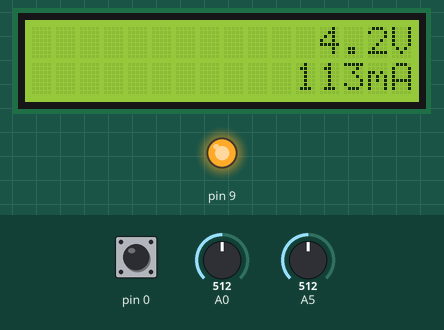
Simulated run of this sketch. Board: Arduino Uno, built with avr-gcc and run on an emulated ATmega328P. Shown: 16×2 character LCD, output pins drawn as LEDs (lit = HIGH). The inputs (shaded band) are chosen by the test bench; at power-on: A0 = 512, pin 0 HIGH, A5 = 512.

Above: at 1.2 s.
1.3 s: A0 set to 22
At 2.1 s:
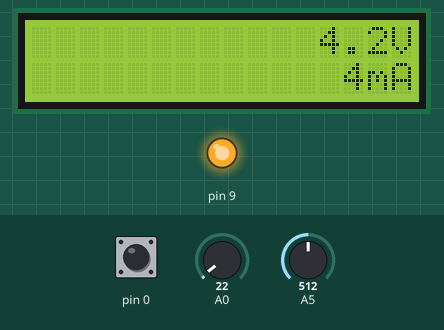
2.8 s: A0 set to 18
At 4.1 s:
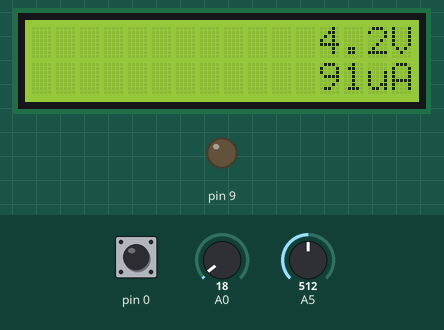
4.4 s: A0 set to 0
At 5.3 s:
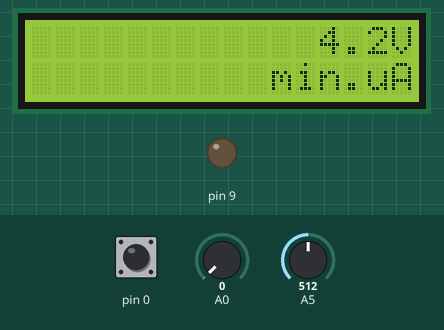
5.9 s: A0 set to 890
At 7.1 s:
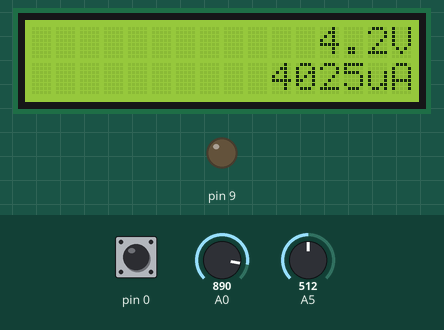
7.4 s: A0 set to 914
At 8.4 s:
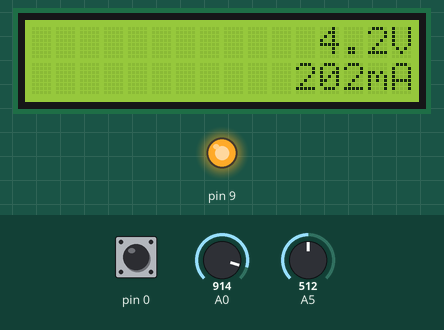
9.0 s: A0 set to 1005
At 9.4 s:
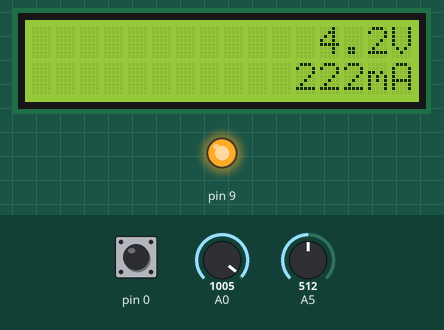
10.5 s: A0 set to 1023
Timing chart, 0 to 13.0 s (numbered marks = the images above; inputs shaded):
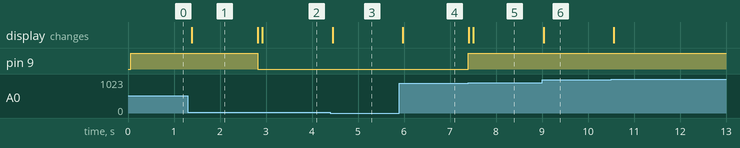

The sketch:

USB_CurrentMeter.ino
```cpp
#include <LiquidCrystal.h>
#include <stdlib.h>

LiquidCrystal lcd(7, 6, 5, 4, 3, 2);

void setup() {
  // set up the LCD's number of columns and rows:
  lcd.begin(16, 2);
  analogReference(INTERNAL);
  lcd.setCursor(15, 0);
  lcd.print("V");
  lcd.setCursor(14, 1);
  lcd.print("mA");
  pinMode(9, OUTPUT);
  digitalWrite(9, HIGH);
  pinMode(0, INPUT);
  digitalWrite(0, HIGH);
}

boolean measuringMicroAmps = false;

void measureVoltage() {
  char buf[10];
  float volts = analogRead(5);
  if (digitalRead(0)  == HIGH) {
    volts = 0.0082*analogRead(5)-0.0389;
    dtostrf(volts, 4, 1, buf);
  } else {
    dtostrf(volts, 4 , 0, buf);
  }
  lcd.setCursor(11,0);
  lcd.print(buf);
}

void measureCurrent() {
  int current = analogRead(0);
  double value = 0;
  if (measuringMicroAmps) {
    if (current >= 900) {
      measuringMicroAmps = false;
      digitalWrite(9, HIGH);
      lcd.setCursor(14, 1);
      lcd.print("mA");
    } else {
      if (current < 5) {
        value = -1;
      } else {
        if (digitalRead(0)  == HIGH) {
          value = 4.5114 * current + 10.076;
         } else {
           value = current;
         }
      }
    }
  } else {
    if (current <= 20) {
      measuringMicroAmps = true;
      digitalWrite(9, LOW);
      lcd.setCursor(14, 1);
      lcd.print("uA");
    } else {
      if (current > 1022) {
        value = -2;
      } else {
          if (digitalRead(0)  == HIGH) {
            value = 0.2217 * current - 0.5292;
           } else {
             value = current;
           }
      }
    }
  }
  String str = String("");
  if (value == -1) {
    str = "min.";
  } else if(value == -2) {
    str = "max.";
  } else {
    char buf[10];
    dtostrf(value, 4, 0, buf);
    str = String(buf);
  }
  if (str.length() == 2) {
    str = "  " + str;
  } else if (str.length() == 1) {
    str = "   " + str;
  } else if (str.length() == 3) {
    str = " " + str;
  }
  lcd.setCursor(10, 1);
  lcd.print(str);
}

void loop() {
  measureVoltage();
  measureCurrent();
  delay(100);
}
```

Measured:
- the behaviour switches between 21 and 20 on A0 (found by bisection; images 1 and 2)
- the behaviour switches between 899 and 900 on A0 (found by bisection; images 4 and 5)
- after the input at 1.3 s, the display: changes after 0.09 s (image 1)
- after the input at 2.8 s, pin 9: HIGH → LOW at once; the display: first changes at once (image 2 shows a later state)
- after the input at 4.4 s, the display: changes after 0.05 s (image 3)
- after the input at 5.9 s, the display: changes after 0.08 s (image 4)
- after the input at 7.4 s, pin 9: LOW → HIGH at once; the display: first changes at once (image 5 shows a later state)
- after the input at 9.0 s, the display: changes at once (image 6)
